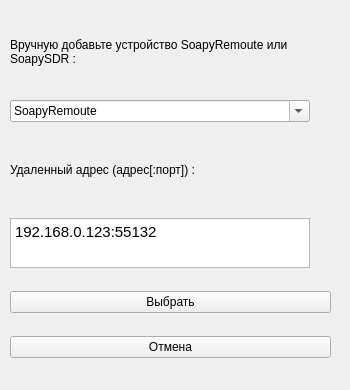
<?xml version="1.0" encoding="UTF-8"?>
<ui version="4.0">
 <class>Form</class>
 <widget class="QWidget" name="Form">
  <property name="geometry">
   <rect>
    <x>0</x>
    <y>0</y>
    <width>350</width>
    <height>390</height>
   </rect>
  </property>
  <property name="sizePolicy">
   <sizepolicy hsizetype="Fixed" vsizetype="Fixed">
    <horstretch>0</horstretch>
    <verstretch>0</verstretch>
   </sizepolicy>
  </property>
  <property name="minimumSize">
   <size>
    <width>350</width>
    <height>390</height>
   </size>
  </property>
  <property name="maximumSize">
   <size>
    <width>350</width>
    <height>390</height>
   </size>
  </property>
  <property name="windowTitle">
   <string>Form</string>
  </property>
  <widget class="QWidget" name="verticalLayoutWidget">
   <property name="geometry">
    <rect>
     <x>10</x>
     <y>10</y>
     <width>321</width>
     <height>371</height>
    </rect>
   </property>
   <layout class="QVBoxLayout" name="verticalLayout">
    <item>
     <widget class="QLabel" name="label">
      <property name="maximumSize">
       <size>
        <width>300</width>
        <height>50</height>
       </size>
      </property>
      <property name="text">
       <string>Вручную добавьте устройство SoapyRemoute или SoapySDR :</string>
      </property>
      <property name="scaledContents">
       <bool>false</bool>
      </property>
      <property name="wordWrap">
       <bool>true</bool>
      </property>
     </widget>
    </item>
    <item>
     <widget class="QComboBox" name="comboBox_choose">
      <property name="maximumSize">
       <size>
        <width>300</width>
        <height>16777215</height>
       </size>
      </property>
      <property name="editable">
       <bool>true</bool>
      </property>
      <item>
       <property name="text">
        <string>SoapyRemoute</string>
       </property>
      </item>
      <item>
       <property name="text">
        <string>SoapySDR</string>
       </property>
      </item>
     </widget>
    </item>
    <item>
     <widget class="QLabel" name="label_2">
      <property name="maximumSize">
       <size>
        <width>300</width>
        <height>50</height>
       </size>
      </property>
      <property name="text">
       <string>Удаленный адрес (адрес[:порт]) :</string>
      </property>
     </widget>
    </item>
    <item>
     <widget class="QTextEdit" name="textEdit_port">
      <property name="maximumSize">
       <size>
        <width>300</width>
        <height>50</height>
       </size>
      </property>
      <property name="contextMenuPolicy">
       <enum>Qt::DefaultContextMenu</enum>
      </property>
      <property name="tabChangesFocus">
       <bool>false</bool>
      </property>
      <property name="html">
       <string>&lt;!DOCTYPE HTML PUBLIC &quot;-//W3C//DTD HTML 4.0//EN&quot; &quot;http://www.w3.org/TR/REC-html40/strict.dtd&quot;&gt;
&lt;html&gt;&lt;head&gt;&lt;meta name=&quot;qrichtext&quot; content=&quot;1&quot; /&gt;&lt;style type=&quot;text/css&quot;&gt;
p, li { white-space: pre-wrap; }
&lt;/style&gt;&lt;/head&gt;&lt;body style=&quot; font-family:'Ubuntu'; font-size:11pt; font-weight:400; font-style:normal;&quot;&gt;
&lt;p style=&quot; margin-top:0px; margin-bottom:0px; margin-left:0px; margin-right:0px; -qt-block-indent:0; text-indent:0px;&quot;&gt;192.168.0.123:55132&lt;/p&gt;&lt;/body&gt;&lt;/html&gt;</string>
      </property>
     </widget>
    </item>
    <item>
     <widget class="QPushButton" name="continue_button_2">
      <property name="text">
       <string>Выбрать</string>
      </property>
     </widget>
    </item>
    <item>
     <widget class="QPushButton" name="cancel_button_2">
      <property name="text">
       <string>Отмена</string>
      </property>
     </widget>
    </item>
   </layout>
  </widget>
 </widget>
 <resources/>
 <connections/>
</ui>
